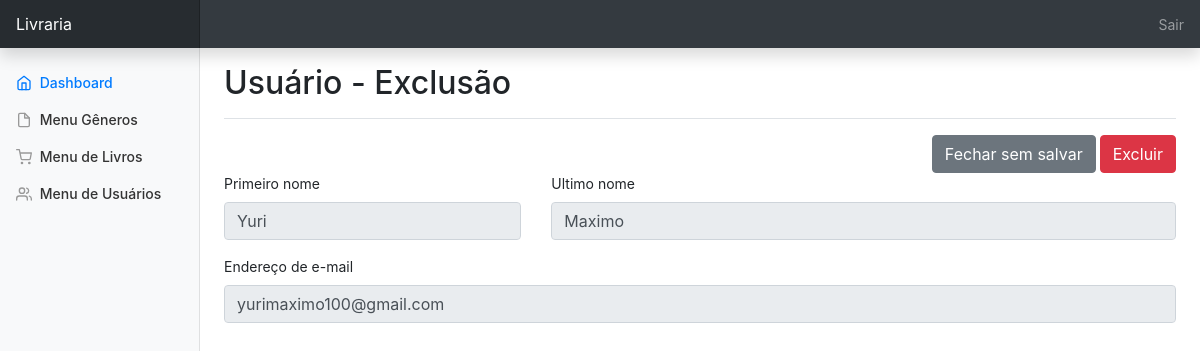
The app's page /bookstore/admin/usuario_exc.php?id=14 with its own data.
### tables this page shows
CREATE TABLE `usuario` (
  `id` int NOT NULL AUTO_INCREMENT,
  `p_nome` varchar(20) DEFAULT NULL,
  `u_nome` varchar(40) DEFAULT NULL,
  `email` varchar(80) DEFAULT NULL,
  `pass` char(40) DEFAULT NULL,
  `data_reg` datetime DEFAULT NULL,
  PRIMARY KEY (`id`)
);

### bookstore/admin/usuario_exc.php (the view, shortened to what this page needs)
<?php
    include_once("cabecalho.php");
    if(isset($_GET['id']) && (is_numeric($_GET['id']))){
        $id = $_GET['id'];
    } else if (isset($_POST['id']) && (is_numeric($_POST['id']))){
        $id = $_POST['id'];
    } else {
          header("Location: usuario_menu.php");
        exit();
      }
     require_once("conexao.php");
    $q = "SELECT * FROM usuario where id =$id";
    $r = @mysqli_query($dbc,$q);
    if(mysqli_num_rows($r) == 1){
        $row = mysqli_fetch_array($r,MYSQLI_ASSOC);
?>
<div class="container-fluid">
  <div class="row">
  <?php include_once("menu_lateral.php")?>
  <main role="main" class="col-md-9 ml-sm-auto col-lg-10 px-md-4">
      <div class="d-flex justify-content-between flex-wrap flex-md-nowrap align-items-center pt-3 pb-2 mb-3 border-bottom">
        <h1 class="h2">Usuário - Exclusão</h1>
        </div>
        <form method="post" action="usuario_exc.php">
        <div class="row">
            <div class="col-md-12 text-right">
            <a href="usuario_menu.php" class="btn btn-secondary">
             Fechar sem salvar
            </a>
                <input type="submit" class="btn btn-danger" value="Excluir" />
            </div>
        </div>
            <div class="row">
                <div class="col-md-4 form-group">
                <label>Primeiro nome</label>
                <input type="text" name="p_nome" maxlength="20" class= "form-control" placeholder="Digite o primeiro nome" value="<?php echo $row['p_nome']?>" disabled />
                </div>
                <div class="col-md-8 form-group">
                <label>Ultimo nome</label>
                <input type="text" name="u_nome" maxlength="40" class= "form-control" placeholder="Digite o ultimo nome" value="<?php echo $row['u_nome']?>" disabled />
                </div>
            </div>
            <div class="row">
                <div class="col-md-12 form-group">
                <label>Endereço de e-mail</label>
                <input type="email" name="email" maxlength="80" class= "form-control" placeholder="Digite o seu e-mail" value="<?php echo $row['email']?>" disabled />
                </div>
            </div>
        </form>
    </main>
  </div>
</div>
<?php
    }
?>

### bookstore/admin/dashboard.css (style rules this page uses)
body { font-size: .875rem; }

### records on screen
usuario: p_nome "Yuri", u_nome "Maximo", email "yurimaximo100@gmail.com"
